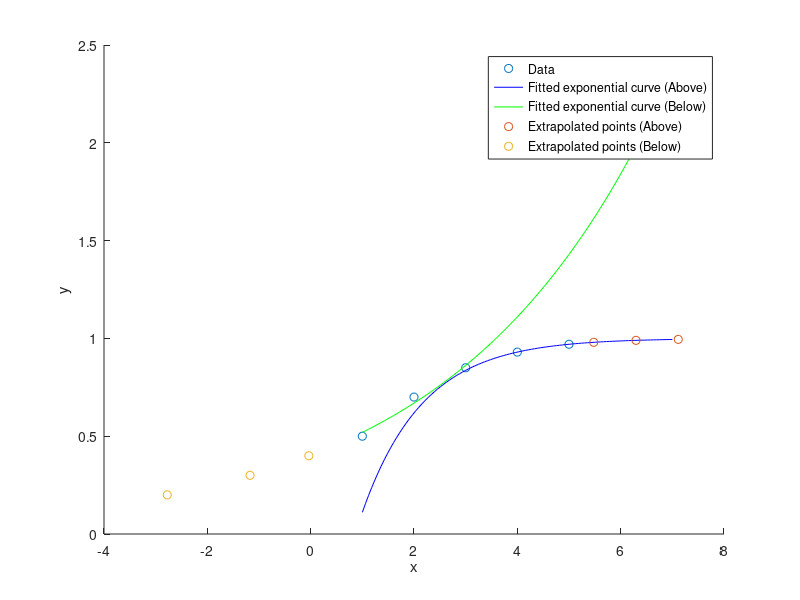

Write the MATLAB code that produced this figure.
clear all, close all, clc

% Define your data points
xgrid = [1, 2, 3, 4, 5];
ygrid = [0.5, 0.7, 0.85, 0.93, 0.97];

% Separate data into two parts based on a threshold (e.g., median or a chosen value)
threshold = 0.85;
above_indices = ygrid > threshold;
below_indices = ygrid <= threshold;

x_above = xgrid(above_indices);
y_above = ygrid(above_indices);
x_below = xgrid(below_indices);
y_below = ygrid(below_indices);

% Define the exponential functions
expFuncAbove = @(params, x) 1 - params(1) * exp(-params(2) * x);
expFuncBelow = @(params, x) params(1) * exp(params(2) * x);

% Fit the curve to the data above the threshold
params0_above = [1, 1]; % Initial guess for parameters [a1, b1]
params_above = lsqcurvefit(expFuncAbove, params0_above, x_above, y_above);

% Fit the curve to the data below the threshold
params0_below = [1, 1]; % Initial guess for parameters [a2, b2]
params_below = lsqcurvefit(expFuncBelow, params0_below, x_below, y_below);

% Extract fitted parameters
a1 = params_above(1);
b1 = params_above(2);
a2 = params_below(1);
b2 = params_below(2);

% Values to extrapolate above and below the threshold
u_values_above = [0.98, 0.99, 0.995];
u_values_below = [0.4, 0.3, 0.2];

% Extrapolate x for these u values above the threshold
x_extrapolated_above = -log((1 - u_values_above) / a1) / b1;

% Extrapolate x for these u values below the threshold
x_extrapolated_below = log(u_values_below / a2) / b2;

% Display the results
disp(['Fitted parameters above threshold: a1 = ', num2str(a1), ', b1 = ', num2str(b1)]);
disp(['Extrapolated x values for u above threshold: ', num2str(x_extrapolated_above)]);

disp(['Fitted parameters below threshold: a2 = ', num2str(a2), ', b2 = ', num2str(b2)]);
disp(['Extrapolated x values for u below threshold: ', num2str(x_extrapolated_below)]);

% Plotting the data and the extrapolation
x_fit = linspace(min(xgrid), max(xgrid) + 2, 100);
y_fit_above = expFuncAbove(params_above, x_fit);
y_fit_below = expFuncBelow(params_below, x_fit);

figure;
hold on;
scatter(xgrid, ygrid, 'ro', 'DisplayName', 'Data');
plot(x_fit, y_fit_above, 'b-', 'DisplayName', 'Fitted exponential curve (Above)');
plot(x_fit, y_fit_below, 'g-', 'DisplayName', 'Fitted exponential curve (Below)');
scatter(x_extrapolated_above, u_values_above, 'bo', 'DisplayName', 'Extrapolated points (Above)');
scatter(x_extrapolated_below, u_values_below, 'go', 'DisplayName', 'Extrapolated points (Below)');
xlabel('x');
ylabel('y');
legend('show');
hold off;
